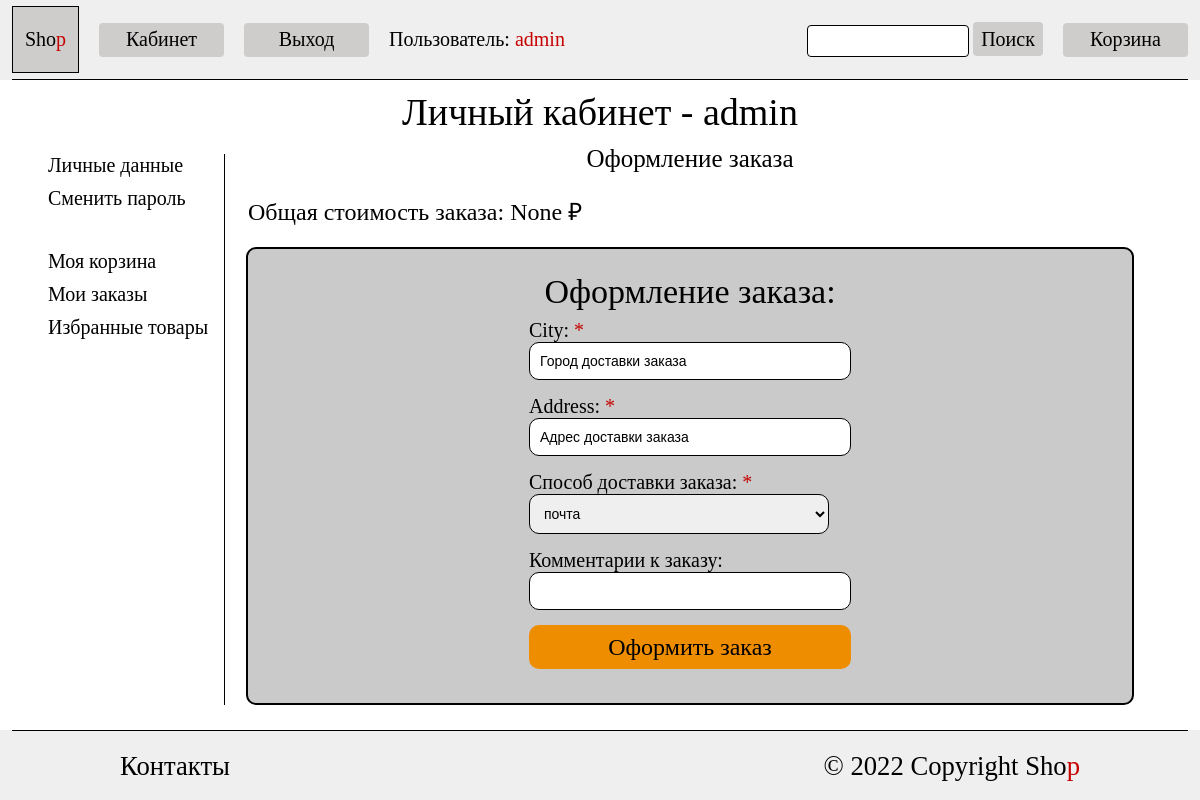
/auth/cabinet/ordering (signed in), run on an earlier commit of the app's database.
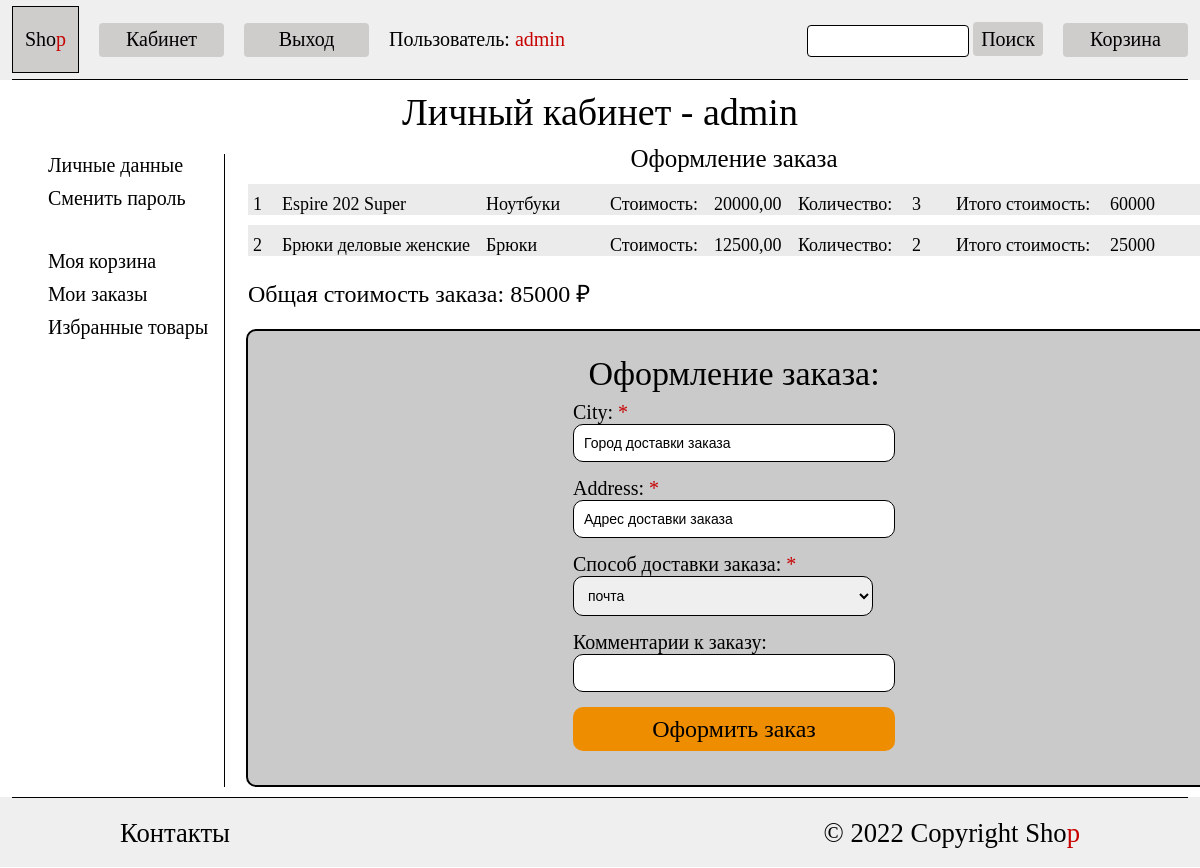
And on a later commit of the database.
### shop/models.py (models this page shows, shortened)
class ShoppingCartProduct(models.Model):
    product = models.ForeignKey(Product, on_delete=models.CASCADE, related_name='cart')
    amount = models.PositiveSmallIntegerField(
        validators=[validate_above_zero],
        default=1,
        verbose_name='Количество товаров'
    )
    user = models.ForeignKey(User, on_delete=models.CASCADE)
    class Meta:
        verbose_name_plural = 'Товары в корзине'
        verbose_name = 'Товар в корзине'
        ordering = ['user']
        constraints = [
            models.UniqueConstraint(
                fields=['product', 'user'],
                name='unique_product_user'
            )
        ]

class Product(models.Model):
    name = models.CharField(max_length=100, verbose_name='Наименование товара')
    brand = models.ForeignKey(Brand,
                              on_delete=models.CASCADE,
                              related_name='products',
                              verbose_name='Бренд товара')
    description = models.TextField(verbose_name='Описание товара')
    category = models.ForeignKey(Category,
                                 on_delete=models.CASCADE,
                                 related_name='products',
                                 verbose_name='Категория товара')
    price = models.DecimalField(max_digits=12,
                                decimal_places=2,
                                verbose_name='Стоимость товара')
    image_preview = models.ImageField(
        upload_to='product/',
        validators=[validate_product_image_size, ],
        verbose_name='Изображение предпросмотр товара',
        help_text=mark_safe(f'<span style="color:red; font-size:14px;">'
                            f'Разрешение изображения должно быть: '
                            f'{settings.PRODUCT_PREVIEW_IMAGE_RESOLUTION[0]}*{settings.PRODUCT_PREVIEW_IMAGE_RESOLUTION[1]}'
                            f'</span>')
    )
    class Meta:
        verbose_name_plural = 'Товары'
        verbose_name = 'Товар'
        ordering = ['name']

class Category(models.Model):
    name = models.CharField(max_length=100, verbose_name='Имя категории')
    slug = models.SlugField(unique=True)
    image = models.ImageField(
        upload_to='category/',
        validators=[validate_category_image_size, ],
        verbose_name='Изображение категории',
        help_text=mark_safe(f'<span style="color:red; font-size:14px;">'
                            f'Разрешение изображения должно быть: '
                            f'{settings.CATEGORY_IMAGE_RESOLUTION[0]}*{settings.CATEGORY_IMAGE_RESOLUTION[1]}'
                            f'</span>')
    )
    parent_category = models.ForeignKey(
        'self',
        blank=True,
        null=True,
        on_delete=models.CASCADE,
        related_name='child_category')
    class Meta:
        verbose_name_plural = 'Категории товаров'
        verbose_name = 'Категория товара'
        ordering = ['name']
    def __str__(self):
        return self.name

### users/views.py (the view, shortened to what this page needs)
# urls.py: path('cabinet/ordering', ordering, name='ordering'),
@login_required
def ordering(request):
    products = ShoppingCartProduct.objects.filter(user=request.user)
    """получение общей стоимости заказа"""
    total_cost_order = products.annotate(total_cost=(F('product__price')*F('amount'))).aggregate(Sum('total_cost'))['total_cost__sum']
    template = 'users/ordering.html'
    form = OrderForm(request.POST or None)
    context = {'products': products,
               'total_cost_order': total_cost_order,
               'form': form}
    return render(request, template, context)

### users/forms.py
class OrderForm(ModelForm):
    class Meta:
        model = Order
        fields = ('city', 'address', 'shipping_method', 'comment')

### core/templatetags/form_filters.py (called while the page is built)
@register.filter
def addclass(field, css):
    return field.as_widget(attrs={'class': css})

### shop/models.py (called while the page is built)
    def __str__(self):
        return self.username

### templates/users/ordering.html (shortened to what this page needs)
{% extends "base_cabinet.html" %}
{% load form_filters %}
{% block cabinet_data %}
<div class="cabinet_caption">Оформление заказа</div>
<div class="product_category">
      {% for product in products %}
        <a href="{% url 'shop:product' product.product.id %}" target="_blank">
            <div class="product_order_grid">
                <div class="product_cart_self padding_order">{{ forloop.counter }}</div>
                <div class="product_cart_self">{{ product.product.name }}</div>
                <div class="product_cart_self">{{ product.product.category }}</div>
                <div class="product_cart_self">Стоимость:</div>
                <div class="product_cart_self">{{ product.product.price }}</div>
                <div class="product_cart_self">Количество:</div>
                <div class="product_cart_self">{{ product.amount }}</div>
                <div class="product_cart_self">Итого стоимость:</div>
                <div class="product_cart_self">{% widthratio product.product.price 1 product.amount %}</div>
            </div>
        </a>
      {% endfor %}
      <div class="cost_order">Общая стоимость заказа: {{ total_cost_order }} ₽</div>
        <div class="order">
        <div class="order_block">
        <div class="login_title">Оформление заказа:</div>
        <form method="post" onsubmit="return confirm('Все данные правильные? Оформить заказ?')" action="{% url 'users:ordering' %}" class="login_form">
            {% for field in form %}
                <div>
                    <label for="{{ field.id_for_label }}">
                        {{ field.label }}: {% if field.field.required %}<span class="red_text">*</span>{% endif %}
                    </label>
                    <div>{{ field|addclass:'input_text_order' }}</div>
                </div>
            {% endfor %}
            <input type="submit" value="Оформить заказ" class="signup_button">
        </form>
        </div>
</div>
{% endblock %}

What changed in the data, as far as the page shows it:
added ShoppingCartProduct: product.name "Espire 202 Super", product.category "Ноутбуки", product.price "20000,00", amount "3", product+amount "60000"
added ShoppingCartProduct: product.name "Брюки деловые женские", product.category "Брюки", product.price "12500,00", amount "2", product+amount "25000"
Also different on the page:
{{ total_cost_order }}: "None" → "85000"
